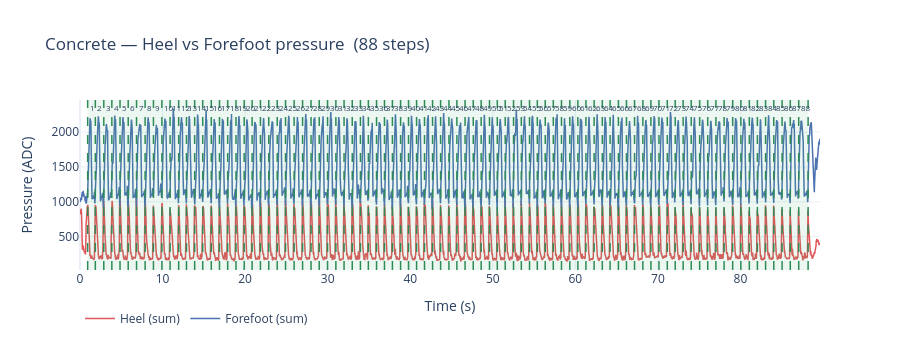
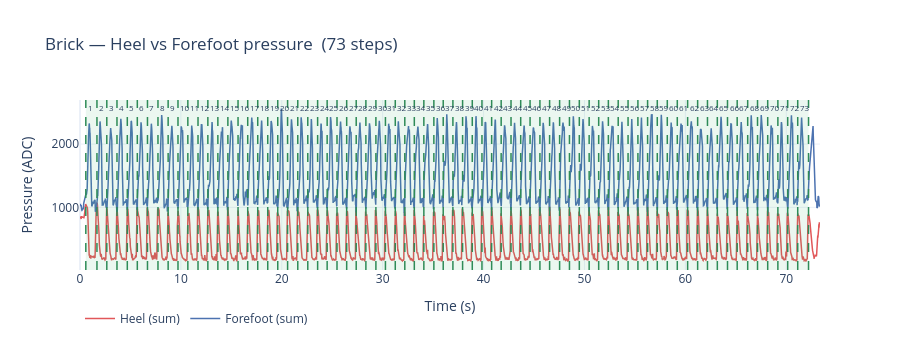
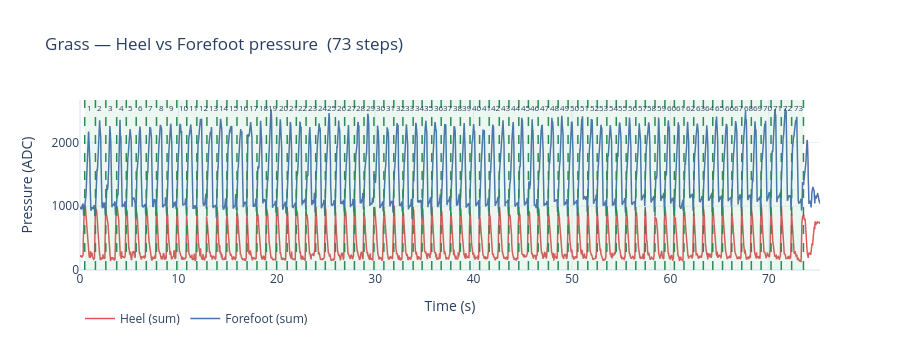

These figures' notebook cell, in order:
### Markdown cell above
## Step Segmentation

Steps are detected from the **combined heel signal** (sum of `pressure_08` and `pressure_11`) using the following pipeline:

1. **Sum the two heel sensors** into a single signal — heel contact produces a sharp, consistent spike at every heel-strike, making it a reliable segmentation anchor.
2. **Smooth with a Savitzky-Golay filter** (window=11, polynomial order=2) to remove high-frequency noise while preserving peak shape.
3. **Find peaks** using `scipy.signal.find_peaks` with `distance=50` (≥0.8 s between peaks at 62.5 Hz), `prominence=200`, and `height=500` — these thresholds isolate genuine stance peaks and reject noise.
4. **Each pair of consecutive peaks defines one step window** — the data slice from peak *k* to peak *k+1* captures one complete stance phase.

### Code cell
from scipy.signal import find_peaks, savgol_filter
import plotly.graph_objects as go

HEEL_SENSORS     = ['pressure_08', 'pressure_11']
FOREFOOT_SENSORS = ['pressure_02', 'pressure_04', 'pressure_05', 'pressure_06', 'pressure_09']

SMOOTH_WIN    = 11
SMOOTH_POLY   = 2
BIG_PEAK_DIST = 50
BIG_PEAK_PROM = 200
BIG_PEAK_HT   = 500


def find_step_windows(df):
    """Detect stance peaks from the smoothed combined heel signal.
    Returns array of peak indices — consecutive pairs define one step window."""
    y = df[HEEL_SENSORS].sum(axis=1).to_numpy(dtype=float)
    n  = len(y)
    sw = min(SMOOTH_WIN, n - (0 if n % 2 == 1 else 1))
    if sw % 2 == 0: sw -= 1
    if sw <= SMOOTH_POLY: sw = SMOOTH_POLY + 3 + (1 if (SMOOTH_POLY + 3) % 2 == 0 else 0)
    y_sm = savgol_filter(y, window_length=sw, polyorder=min(SMOOTH_POLY, sw - 1))
    peaks, _ = find_peaks(y_sm, distance=BIG_PEAK_DIST,
                           prominence=BIG_PEAK_PROM, height=BIG_PEAK_HT)
    return peaks


surfaces = {'Concrete': concrete_df, 'Brick': brick_df, 'Grass': grass_df}

for label, df in surfaces.items():
    t         = df['time_sec'].values
    heel_sig  = df[HEEL_SENSORS].sum(axis=1).values.astype(float)
    fore_sig  = df[FOREFOOT_SENSORS].sum(axis=1).values.astype(float)
    big_peaks = find_step_windows(df)
    n_steps   = max(0, len(big_peaks) - 1)

    fig = go.Figure()

    fig.add_trace(go.Scatter(x=t, y=heel_sig, name='Heel (sum)',
                             line=dict(color='#E15759', width=1.5)))
    fig.add_trace(go.Scatter(x=t, y=fore_sig, name='Forefoot (sum)',
                             line=dict(color='#4C72B0', width=1.5)))

    # light shading between windows
    for k in range(n_steps):
        p1, p2 = big_peaks[k], big_peaks[k + 1]
        fig.add_vrect(x0=float(t[p1]), x1=float(t[p2]),
                      fillcolor='mediumseagreen', opacity=0.10, line_width=0,
                      annotation_text=str(k + 1), annotation_position='top left',
                      annotation=dict(font_size=8))

    # solid vertical lines at every peak boundary
    for k, p in enumerate(big_peaks):
        fig.add_vline(x=float(t[p]), line=dict(color='seagreen', width=1.5, dash='dash'))

    fig.update_layout(title=f'{label} — Heel vs Forefoot pressure  ({n_steps} steps)',
                      xaxis_title='Time (s)', yaxis_title='Pressure (ADC)',
                      template='plotly_white', height=350,
                      legend=dict(orientation='h', x=0, y=-0.2))
    fig.show()

    print(f"{label}: {n_steps} steps detected")
    
#concrete: 27, 58, 90, 120, 
#brick: 30, 61, 83,
#grass: 21, 43
